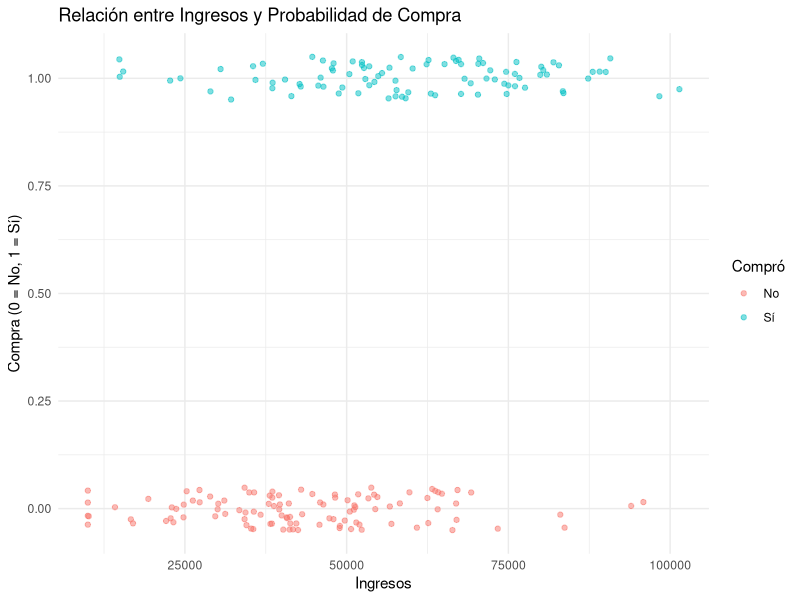
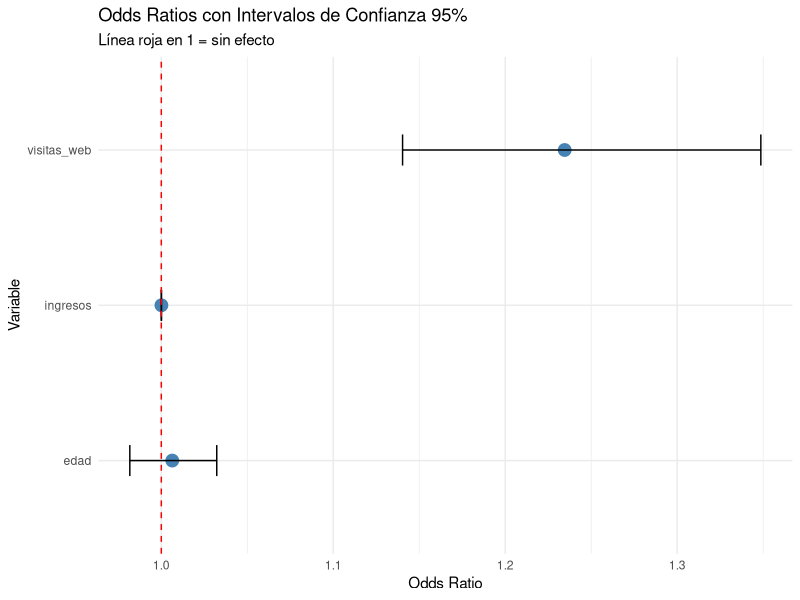
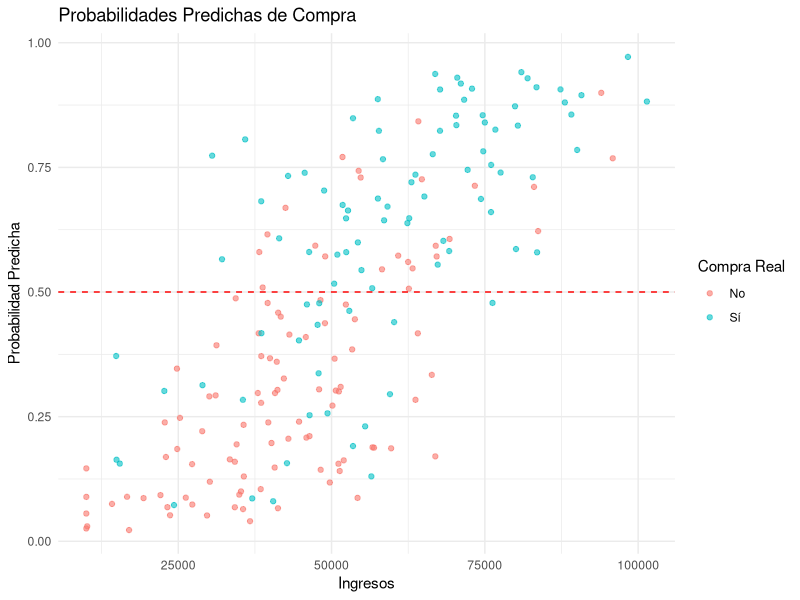
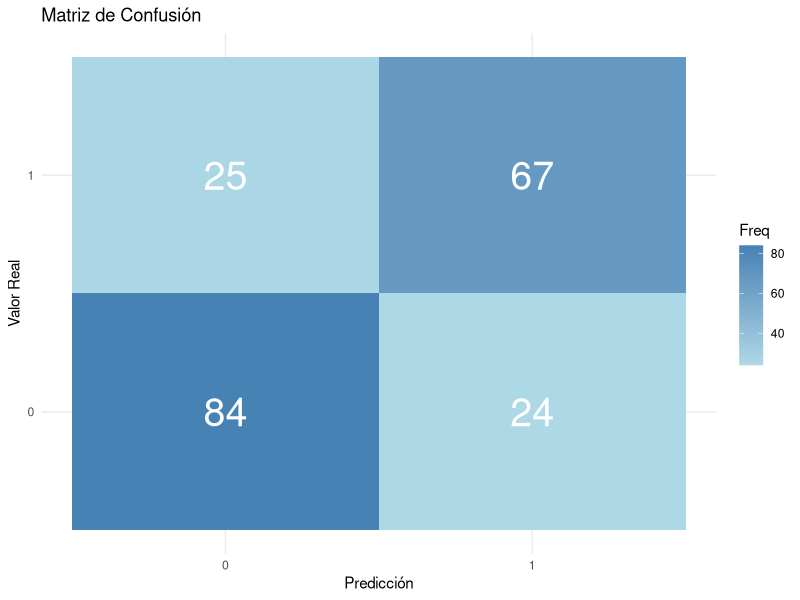
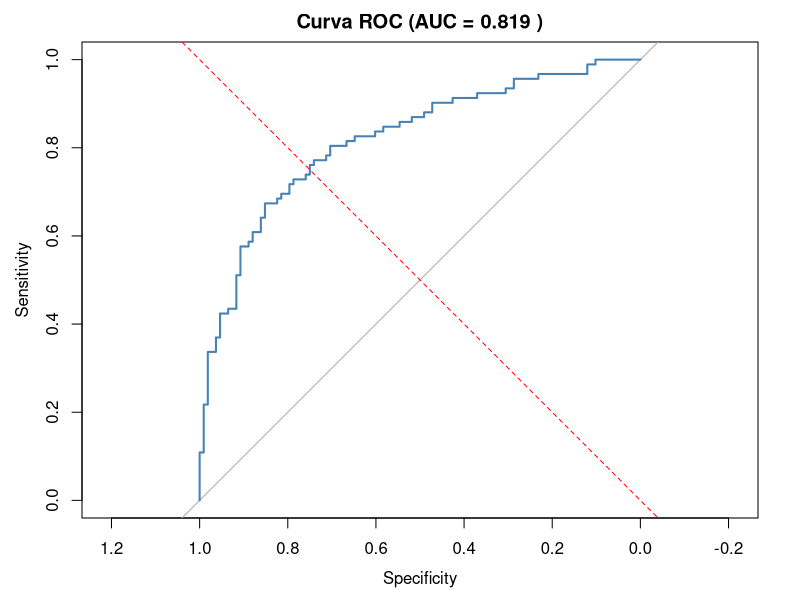

Reproduce these figures in R, in order. (Note: this script raises an error after producing the figures.)
# =============================================================================
# MÓDULO 5: MODELOS ESTADÍSTICOS AVANZADOS
# Lección 2: Regresión Logística (Clasificación)
# =============================================================================

# La regresión logística se usa para predecir variables categóricas binarias
# (Sí/No, 1/0, Éxito/Fracaso, etc.)

# CONTENIDO:
# 1. Introducción a la regresión logística
# 2. Crear y evaluar modelo logístico
# 3. Interpretación de coeficientes (Odds Ratios)
# 4. Matriz de confusión
# 5. Curva ROC y AUC
# 6. Predicciones y probabilidades

# =============================================================================
# PREPARACIÓN
# =============================================================================

library(ggplot2)
library(dplyr)

# =============================================================================
# 1. INTRODUCCIÓN A LA REGRESIÓN LOGÍSTICA
# =============================================================================

# Regresión logística modela la probabilidad de que Y = 1
# P(Y=1) = 1 / (1 + e^-(β₀ + β₁X₁ + ... + βₙXₙ))
# Función logística (sigmoide) transforma valores reales a probabilidades [0,1]

# Ejemplo: Predecir si un cliente comprará un producto
set.seed(123)
n <- 200
datos_compra <- data.frame(
  edad = round(rnorm(n, mean = 40, sd = 15)),
  ingresos = round(rnorm(n, mean = 50000, sd = 20000)),
  visitas_web = round(abs(rnorm(n, mean = 10, sd = 5)))
)

# Asegurar valores razonables
datos_compra$edad <- pmax(pmin(datos_compra$edad, 80), 18)
datos_compra$ingresos <- pmax(datos_compra$ingresos, 10000)

# Generar variable de compra basada en características
# Mayor probabilidad si: mayor ingreso, más visitas
logit <- -5 +
  0.00005 * datos_compra$ingresos +
  0.2 * datos_compra$visitas_web
probabilidad <- 1 / (1 + exp(-logit))
datos_compra$compra <- rbinom(n, 1, prob = probabilidad)

# Convertir a factor
datos_compra$compra_factor <- factor(datos_compra$compra,
                                    levels = c(0, 1),
                                    labels = c("No", "Sí"))

head(datos_compra, 10)

# Exploración inicial
print("Distribución de compras:")
table(datos_compra$compra_factor)
print(prop.table(table(datos_compra$compra_factor)))

# Visualización
ggplot(datos_compra, aes(x = ingresos, y = compra, color = compra_factor)) +
  geom_point(alpha = 0.5, position = position_jitter(height = 0.05)) +
  labs(
    title = "Relación entre Ingresos y Probabilidad de Compra",
    x = "Ingresos",
    y = "Compra (0 = No, 1 = Sí)",
    color = "Compró"
  ) +
  theme_minimal()

# =============================================================================
# 2. CREAR MODELO DE REGRESIÓN LOGÍSTICA
# =============================================================================

# Sintaxis: glm(Y ~ X, family = binomial, data = datos)
# family = binomial indica regresión logística

# Modelo simple con una variable
modelo_simple <- glm(compra ~ ingresos, family = binomial, data = datos_compra)
print(summary(modelo_simple))

# Modelo múltiple
modelo_logistico <- glm(compra ~ ingresos + visitas_web + edad,
                       family = binomial,
                       data = datos_compra)

print(summary(modelo_logistico))

# Prueba de significancia global (prueba de devianza)
prueba_devianza <- anova(modelo_logistico, test = "Chisq")
print(prueba_devianza)

# =============================================================================
# 3. INTERPRETACIÓN DE COEFICIENTES (ODDS RATIOS)
# =============================================================================

# Los coeficientes en escala logit son difíciles de interpretar
# Convertimos a Odds Ratios (razón de probabilidades)

coeficientes <- coef(modelo_logistico)
print("Coeficientes (escala logit):")
print(coeficientes)

# Convertir a Odds Ratios
odds_ratios <- exp(coeficientes)
print("Odds Ratios:")
print(round(odds_ratios, 4))

# Interpretación:
print("\nInterpretaciones:")
print(paste("- Por cada 1000 pesos adicionales de ingreso,",
            "las probabilidades de compra se multiplican por",
            round(exp(coeficientes["ingresos"] * 1000), 3)))
print(paste("- Por cada visita adicional al sitio web,",
            "las probabilidades de compra se multiplican por",
            round(odds_ratios["visitas_web"], 3)))

# Intervalos de confianza para Odds Ratios
ic_or <- exp(confint(modelo_logistico))
print("Intervalos de confianza 95% para Odds Ratios:")
print(round(ic_or, 4))

# Visualización de Odds Ratios
or_df <- data.frame(
  variable = names(odds_ratios)[-1],  # Excluir intercepto
  odds_ratio = odds_ratios[-1],
  ic_lower = ic_or[-1, 1],
  ic_upper = ic_or[-1, 2]
)

ggplot(or_df, aes(x = variable, y = odds_ratio)) +
  geom_point(size = 4, color = "steelblue") +
  geom_errorbar(aes(ymin = ic_lower, ymax = ic_upper), width = 0.2) +
  geom_hline(yintercept = 1, linetype = "dashed", color = "red") +
  labs(
    title = "Odds Ratios con Intervalos de Confianza 95%",
    subtitle = "Línea roja en 1 = sin efecto",
    x = "Variable",
    y = "Odds Ratio"
  ) +
  theme_minimal() +
  coord_flip()

# =============================================================================
# 4. PREDICCIONES Y PROBABILIDADES
# =============================================================================

# Predecir probabilidades
probabilidades_pred <- predict(modelo_logistico, type = "response")
head(data.frame(
  ingresos = datos_compra$ingresos[1:10],
  visitas = datos_compra$visitas_web[1:10],
  prob_predicha = round(probabilidades_pred[1:10], 3),
  compra_real = datos_compra$compra[1:10]
))

# Predecir clase (0 o 1) usando umbral de 0.5
predicciones_clase <- ifelse(probabilidades_pred > 0.5, 1, 0)

# Agregar predicciones al dataset
datos_compra$prob_predicha <- probabilidades_pred
datos_compra$pred_clase <- predicciones_clase

# Visualización de probabilidades predichas
ggplot(datos_compra, aes(x = ingresos, y = prob_predicha, color = compra_factor)) +
  geom_point(alpha = 0.6) +
  geom_hline(yintercept = 0.5, linetype = "dashed", color = "red") +
  labs(
    title = "Probabilidades Predichas de Compra",
    x = "Ingresos",
    y = "Probabilidad Predicha",
    color = "Compra Real"
  ) +
  theme_minimal()

# Predicción para nuevos clientes
nuevos_clientes <- data.frame(
  edad = c(30, 45, 60),
  ingresos = c(40000, 70000, 90000),
  visitas_web = c(5, 12, 20)
)

prob_nuevos <- predict(modelo_logistico, newdata = nuevos_clientes, type = "response")
pred_nuevos <- ifelse(prob_nuevos > 0.5, "Sí", "No")

print("Predicciones para nuevos clientes:")
print(data.frame(
  nuevos_clientes,
  probabilidad = round(prob_nuevos, 3),
  prediccion = pred_nuevos
))

# =============================================================================
# 5. MATRIZ DE CONFUSIÓN
# =============================================================================

# Matriz de confusión: compara predicciones vs valores reales
tabla_confusion <- table(Real = datos_compra$compra, Predicho = predicciones_clase)
print("Matriz de Confusión:")
print(tabla_confusion)

# Calcular métricas
VP <- tabla_confusion[2, 2]  # Verdaderos Positivos
VN <- tabla_confusion[1, 1]  # Verdaderos Negativos
FP <- tabla_confusion[1, 2]  # Falsos Positivos
FN <- tabla_confusion[2, 1]  # Falsos Negativos

# Exactitud (Accuracy)
exactitud <- (VP + VN) / sum(tabla_confusion)
print(paste("Exactitud:", round(exactitud, 4)))

# Sensibilidad (Sensitivity/Recall/True Positive Rate)
sensibilidad <- VP / (VP + FN)
print(paste("Sensibilidad:", round(sensibilidad, 4)))

# Especificidad (Specificity/True Negative Rate)
especificidad <- VN / (VN + FP)
print(paste("Especificidad:", round(especificidad, 4)))

# Precisión (Precision/Positive Predictive Value)
precision <- VP / (VP + FP)
print(paste("Precisión:", round(precision, 4)))

# F1 Score (media armónica de precisión y sensibilidad)
f1_score <- 2 * (precision * sensibilidad) / (precision + sensibilidad)
print(paste("F1 Score:", round(f1_score, 4)))

# Visualización de matriz de confusión
library(tidyr)
conf_matrix_df <- as.data.frame(tabla_confusion)

ggplot(conf_matrix_df, aes(x = Predicho, y = Real, fill = Freq)) +
  geom_tile() +
  geom_text(aes(label = Freq), color = "white", size = 10) +
  scale_fill_gradient(low = "lightblue", high = "steelblue") +
  labs(
    title = "Matriz de Confusión",
    x = "Predicción",
    y = "Valor Real"
  ) +
  theme_minimal()

# =============================================================================
# 6. CURVA ROC Y AUC
# =============================================================================

# ROC (Receiver Operating Characteristic) curve
# Muestra el trade-off entre sensibilidad y especificidad
# AUC (Area Under the Curve): medida global de desempeño (0.5 a 1)

# Instalar y cargar pROC si no está instalado
# install.packages("pROC")
library(pROC)

# Crear curva ROC
roc_obj <- roc(datos_compra$compra, probabilidades_pred)
print(roc_obj)

# AUC
auc_valor <- auc(roc_obj)
print(paste("AUC:", round(auc_valor, 4)))

# Interpretación del AUC:
# 0.5: Modelo aleatorio (no tiene capacidad predictiva)
# 0.7-0.8: Aceptable
# 0.8-0.9: Excelente
# >0.9: Sobresaliente

# Visualización de curva ROC
plot(roc_obj,
     main = paste("Curva ROC (AUC =", round(auc_valor, 3), ")"),
     col = "steelblue",
     lwd = 2)
abline(a = 0, b = 1, lty = 2, col = "red")  # Línea diagonal (modelo aleatorio)

# Encontrar umbral óptimo (maximiza Youden's Index)
coords_optimas <- coords(roc_obj, "best", ret = "threshold")
print(paste("Umbral óptimo:", round(coords_optimas, 3)))

# Reclasificar con umbral óptimo
predicciones_optimas <- ifelse(probabilidades_pred > coords_optimas, 1, 0)
tabla_conf_optima <- table(Real = datos_compra$compra, Predicho = predicciones_optimas)
print("Matriz de Confusión con Umbral Óptimo:")
print(tabla_conf_optima)

# =============================================================================
# 7. COMPARACIÓN DE MODELOS
# =============================================================================

# Comparar modelos con diferentes variables
modelo1 <- glm(compra ~ ingresos, family = binomial, data = datos_compra)
modelo2 <- glm(compra ~ ingresos + visitas_web, family = binomial, data = datos_compra)
modelo3 <- glm(compra ~ ingresos + visitas_web + edad, family = binomial, data = datos_compra)

# AIC (Akaike Information Criterion) - menor es mejor
print("Comparación de modelos (AIC):")
print(paste("Modelo 1 (solo ingresos):", round(AIC(modelo1), 2)))
print(paste("Modelo 2 (ingresos + visitas):", round(AIC(modelo2), 2)))
print(paste("Modelo 3 (completo):", round(AIC(modelo3), 2)))

# Prueba de razón de verosimilitud
anova(modelo1, modelo2, modelo3, test = "Chisq")

# EJERCICIO 1: Crea un modelo de regresión logística
# Predice si un estudiante aprobará (>= 80) basado en horas de estudio
set.seed(456)
estudiantes <- data.frame(
  horas_estudio = round(abs(rnorm(100, mean = 15, sd = 8))),
  asistencia = round(runif(100, 50, 100))
)
estudiantes$aprobo <- ifelse(
  50 + 2*estudiantes$horas_estudio + 0.5*estudiantes$asistencia + rnorm(100, 0, 20) >= 80,
  1, 0
)
# Crea el modelo, evalúalo con matriz de confusión y calcula AUC
# Tu código aquí:




# =============================================================================
# EJEMPLO PRÁCTICO: PREDICCIÓN DE CHURN (CANCELACIÓN DE CLIENTES)
# =============================================================================

print("=== MODELO DE PREDICCIÓN DE CHURN ===")

# Generar datos de clientes
set.seed(789)
n_clientes <- 500
clientes <- data.frame(
  antiguedad_meses = round(abs(rnorm(n_clientes, mean = 24, sd = 15))),
  llamadas_soporte = round(abs(rnorm(n_clientes, mean = 3, sd = 2))),
  gasto_mensual = round(rnorm(n_clientes, mean = 500, sd = 200)),
  num_productos = sample(1:4, n_clientes, replace = TRUE),
  satisfaccion = round(runif(n_clientes, 1, 10))
)

clientes$gasto_mensual <- pmax(clientes$gasto_mensual, 100)

# Generar churn (más probable si: poca antigüedad, muchas llamadas, baja satisfacción)
logit_churn <- -3 -
  0.05 * clientes$antiguedad_meses +
  0.4 * clientes$llamadas_soporte -
  0.003 * clientes$gasto_mensual -
  0.5 * clientes$satisfaccion

prob_churn <- 1 / (1 + exp(-logit_churn))
clientes$churn <- rbinom(n_clientes, 1, prob = prob_churn)

print("Tasa de churn:")
print(prop.table(table(clientes$churn)))

# 1. Modelo de predicción
modelo_churn <- glm(churn ~ antiguedad_meses + llamadas_soporte +
                    gasto_mensual + num_productos + satisfaccion,
                   family = binomial,
                   data = clientes)

print(summary(modelo_churn))

# 2. Odds Ratios
or_churn <- exp(coef(modelo_churn))
print("Odds Ratios - Factores de Churn:")
print(round(or_churn, 3))

# 3. Predicciones
prob_churn_pred <- predict(modelo_churn, type = "response")
pred_churn <- ifelse(prob_churn_pred > 0.5, 1, 0)

# 4. Evaluación
tabla_conf_churn <- table(Real = clientes$churn, Predicho = pred_churn)
print("Matriz de Confusión:")
print(tabla_conf_churn)

exactitud_churn <- sum(diag(tabla_conf_churn)) / sum(tabla_conf_churn)
print(paste("Exactitud:", round(exactitud_churn, 4)))

# 5. Curva ROC
roc_churn <- roc(clientes$churn, prob_churn_pred)
auc_churn <- auc(roc_churn)
print(paste("AUC:", round(auc_churn, 4)))

plot(roc_churn,
     main = paste("Curva ROC - Predicción de Churn (AUC =", round(auc_churn, 3), ")"),
     col = "darkgreen",
     lwd = 2)

# 6. Identificar clientes en riesgo
clientes$riesgo_churn <- prob_churn_pred
clientes_alto_riesgo <- clientes %>%
  filter(riesgo_churn > 0.7 & churn == 0) %>%  # Alto riesgo pero aún no se fueron
  arrange(desc(riesgo_churn)) %>%
  head(10)

print("Top 10 clientes en riesgo de churn (para intervención):")
print(clientes_alto_riesgo[, c("antiguedad_meses", "llamadas_soporte",
                              "satisfaccion", "riesgo_churn")])

# 7. Visualización de factores de riesgo
ggplot(clientes, aes(x = satisfaccion, y = riesgo_churn, color = factor(churn))) +
  geom_point(alpha = 0.5) +
  geom_smooth(method = "loess", se = FALSE) +
  labs(
    title = "Relación entre Satisfacción y Riesgo de Churn",
    x = "Nivel de Satisfacción (1-10)",
    y = "Probabilidad de Churn",
    color = "Churn Real"
  ) +
  theme_minimal()

# =============================================================================
# RESUMEN DE LA LECCIÓN
# =============================================================================
# ✓ Regresión logística: glm(Y ~ X, family = binomial)
# ✓ Interpretación: Odds Ratios = exp(coeficientes)
# ✓ Predicciones: predict(modelo, type = "response")
# ✓ Evaluación: Matriz de confusión, exactitud, sensibilidad, precisión
# ✓ Curva ROC y AUC: medir desempeño del modelo
# ✓ Umbral óptimo: maximizar Youden's Index
# ✓ Comparación de modelos: AIC, ANOVA

# =============================================================================
# ¡Felicidades! Has completado el Módulo 5 - Modelos Avanzados
# Ahora tienes las herramientas para análisis estadístico completo con R
# =============================================================================
